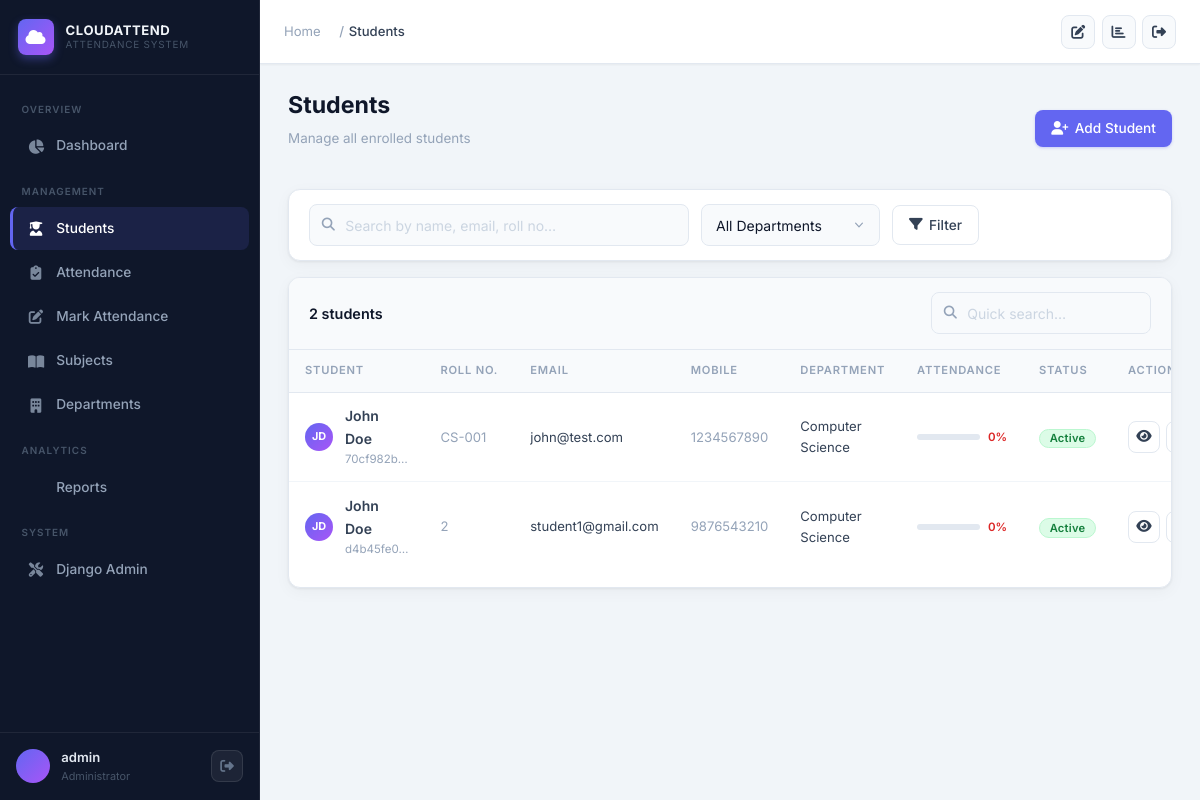
The app's page /students/ (signed in) with its own data.
### api_v1/models.py (models this page shows, shortened)
class TimeStampedModel(models.Model):
    created_at = models.DateTimeField(auto_now_add=True)
    updated_at = models.DateTimeField(auto_now=True)
    class Meta:
        abstract = True

class Student(TimeStampedModel):
    student_id = models.CharField(
        primary_key=True, default=generate_uuid, editable=False, max_length=200
    )
    user = models.OneToOneField(
        User, on_delete=models.SET_NULL, null=True, blank=True,
        related_name='student_profile'
    )
    first_name = models.CharField(max_length=200)
    last_name = models.CharField(max_length=200)
    address = models.TextField(blank=True)
    email = models.EmailField(unique=True)
    mobile_no = models.CharField(max_length=15)
    department = models.ForeignKey(
        Department, on_delete=models.SET_NULL, null=True, blank=True,
        related_name='students'
    )
    roll_number = models.CharField(max_length=50, blank=True)
    profile_photo = models.ImageField(
        upload_to='student_photos/', null=True, blank=True
    )
    is_active = models.BooleanField(default=True)
    @property
    def full_name(self):
        return f"{self.first_name} {self.last_name}"
    def attendance_percentage(self):
        total = self.attendances.count()
        if not total:
            return 0
        present = self.attendances.filter(status='Present').count()
        return round((present / total) * 100, 1)
    class Meta:
        ordering = ['first_name', 'last_name']

class Department(TimeStampedModel):
    name = models.CharField(max_length=100, unique=True)
    code = models.CharField(max_length=20, unique=True)
    description = models.TextField(blank=True)
    class Meta:
        ordering = ['name']

### api_v1/views.py (the view)
# urls.py: path('students/', views.student_list, name='student_list'),
@login_required
def student_list(request):
    guard = _require_admin(request)
    if guard:
        return guard
    q = request.GET.get('q', '')
    dept = request.GET.get('dept', '')
    students = Student.objects.select_related('department').filter(is_active=True)
    if q:
        students = students.filter(
            Q(first_name__icontains=q) | Q(last_name__icontains=q) |
            Q(email__icontains=q) | Q(roll_number__icontains=q)
        )
    if dept:
        students = students.filter(department_id=dept)
    departments = Department.objects.all()
    context = {'students': students, 'departments': departments, 'q': q, 'dept': dept}
    return render(request, 'students/list.html', context)

### api_v1/context_processors.py (called while the page is built)
def user_role(request):
    is_student = (
        request.user.is_authenticated
        and request.user.groups.filter(name='Student').exists()
    )
    return {'user_is_student': is_student}

### api_v1/views.py (called while the page is built)
def is_student(user) -> bool:
    return user.groups.filter(name='Student').exists()

def _require_admin(request):
    if is_student(request.user):
        return redirect('student_dashboard')
    return None

### templates/students/list.html (shortened to what this page needs)
{% extends "base.html" %}
{% block breadcrumb %}
  <li class="breadcrumb-item active">Students</li>
{% endblock %}
{% block content %}
<div class="page-header d-flex align-center justify-between flex-wrap gap-3 fade-in">
  <div>
    <h1 class="page-title">Students</h1>
    <p class="page-subtitle">Manage all enrolled students</p>
  </div>
  <a href="{% url 'student_create' %}" class="btn btn-primary">
    <i class="fas fa-user-plus"></i> Add Student
  </a>
</div>
<div class="card fade-in-delay-1" style="margin-bottom:1rem">
  <div class="card-body" style="padding:.85rem 1.25rem">
    <form method="get" style="display:flex;gap:.75rem;flex-wrap:wrap;align-items:center">
      <div class="search-bar" style="flex:1;min-width:200px">
        <i class="fas fa-search"></i>
        <input type="text" name="q" value="{{ q }}" class="form-control"
               placeholder="Search by name, email, roll no…" />
      </div>
      <select name="dept" class="form-select" style="width:auto">
        <option value="">All Departments</option>
      </select>
      <button type="submit" class="btn btn-outline"><i class="fas fa-filter"></i> Filter</button>
    </form>
  </div>
</div>
<div class="card fade-in-delay-2">
  <div class="card-header">
    <span class="card-title">{{ students|length }} student{{ students|length|pluralize }}</span>
    <div style="display:flex;gap:.5rem;align-items:center">
      <div class="search-bar" style="max-width:220px">
        <i class="fas fa-search"></i>
        <input type="text" id="tableSearch" class="form-control" placeholder="Quick search…" />
      </div>
    </div>
  </div>
  <div class="table-container">
    {% if students %}
    <table class="table searchable-table">
      <thead>
        <tr>
          <th>Student</th>
          <th>Roll No.</th>
          <th>Email</th>
          <th>Mobile</th>
          <th>Department</th>
          <th>Attendance</th>
          <th>Status</th>
          <th>Actions</th>
        </tr>
      </thead>
      <tbody>
        {% for s in students %}
        <tr>
          <td>
            <div style="display:flex;align-items:center;gap:.75rem">
              <div class="avatar sm">{{ s.first_name|slice:":1" }}{{ s.last_name|slice:":1" }}</div>
              <div>
                <div class="fw-600" style="font-size:.875rem">{{ s.full_name }}</div>
                <div class="fs-xs text-muted">{{ s.student_id|slice:":8" }}…</div>
              </div>
            </div>
          </td>
          <td class="fs-sm text-muted">{{ s.roll_number|default:"—" }}</td>
          <td class="fs-sm">{{ s.email }}</td>
          <td class="fs-sm text-muted">{{ s.mobile_no }}</td>
          <td class="fs-sm">{{ s.department.name|default:"—" }}</td>
          <td>
            {% with pct=s.attendance_percentage %}
            <div style="display:flex;align-items:center;gap:.5rem;min-width:90px">
              <div class="progress-bar-wrap" style="flex:1">
              </div>
              <span class="fs-xs fw-600 {% if pct >= 75 %}text-success{% elif pct >= 50 %}text-warning{% else %}text-danger{% endif %}">{{ pct }}%</span>
            </div>
            {% endwith %}
          </td>
          <td><span class="badge {% if s.is_active %}badge-active{% else %}badge-inactive{% endif %}">{% if s.is_active %}Active{% else %}Inactive{% endif %}</span></td>
          <td>
            <div style="display:flex;gap:.35rem">
              <a href="{% url 'student_detail' s.student_id %}" class="btn btn-outline btn-icon" title="View"><i class="fas fa-eye"></i></a>
              <a href="{% url 'student_edit' s.student_id %}" class="btn btn-outline btn-icon" title="Edit"></a>
            </div>
          </td>
        </tr>
        {% endfor %}
      </tbody>
    </table>
    {% else %}
    <div class="empty-state">
      <i class="fas fa-user-graduate"></i>
      <p>No students found{% if q %} for "{{ q }}"{% endif %}.</p>
      <a href="{% url 'student_create' %}" class="btn btn-primary mt-3">Add first student</a>
    </div>
    {% endif %}
  </div>
</div>
{% endblock %}

### templates/base.html (shortened to what this page needs)
{% load static %}
<!DOCTYPE html>
<html lang="en">
<head>
  <link rel="stylesheet" href="https://cdnjs.cloudflare.com/ajax/libs/font-awesome/6.5.2/css/all.min.css" />
  <link rel="stylesheet" href="https://cdn.jsdelivr.net/npm/bootstrap@5.3.3/dist/css/bootstrap.min.css" />
  <link rel="stylesheet" href="{% static 'css/style.css' %}" />
</head>
<body>
<aside class="sidebar" id="sidebar">
  <a href="{% url 'dashboard' %}" class="sidebar-brand">
    <div class="sidebar-brand-icon">
      <i class="fas fa-cloud"></i>
    </div>
    <div class="sidebar-brand-text">
      CloudAttend
      <small>Attendance System</small>
    </div>
  </a>
  <nav class="sidebar-nav">
    <span class="nav-section-label">Overview</span>
    <a href="{% url 'dashboard' %}"
       class="nav-link-item {% if request.resolver_match.url_name == 'dashboard' or request.resolver_match.url_name == 'admin_dashboard' or request.resolver_match.url_name == 'student_dashboard' %}active{% endif %}">
      <span class="nav-icon"><i class="fas fa-chart-pie"></i></span>
      Dashboard
    </a>
    {% if not request.user.groups.all|length or not user_is_student %}
    <span class="nav-section-label">Management</span>
    <a href="{% url 'student_list' %}"
       class="nav-link-item {% if 'student' in request.path and 'dashboard' not in request.path %}active{% endif %}">
      <span class="nav-icon"><i class="fas fa-user-graduate"></i></span>
      Students
    </a>
    <a href="{% url 'attendance_list' %}"
       class="nav-link-item {% if 'attendance' in request.path %}active{% endif %}">
      <span class="nav-icon"><i class="fas fa-clipboard-check"></i></span>
      Attendance
    </a>
    <a href="{% url 'mark_attendance' %}"
       class="nav-link-item {% if request.resolver_match.url_name == 'mark_attendance' %}active{% endif %}">
      <span class="nav-icon"><i class="fas fa-pen-to-square"></i></span>
      Mark Attendance
    </a>
    <a href="{% url 'subject_list' %}"
       class="nav-link-item {% if 'subject' in request.path %}active{% endif %}">
      <span class="nav-icon"><i class="fas fa-book-open"></i></span>
      Subjects
    </a>
    <a href="{% url 'department_list' %}"
       class="nav-link-item {% if 'department' in request.path %}active{% endif %}">
      <span class="nav-icon"><i class="fas fa-building"></i></span>
      Departments
    </a>
    <span class="nav-section-label">Analytics</span>
    <a href="{% url 'reports' %}"
       class="nav-link-item {% if 'report' in request.path %}active{% endif %}">
      <span class="nav-icon"></span>
      Reports
    </a>
    {% endif %}
    <span class="nav-section-label">System</span>
    <a href="/admin/" class="nav-link-item" target="_blank">
      <span class="nav-icon"><i class="fas fa-screwdriver-wrench"></i></span>
      Django Admin
    </a>
  </nav>
  <div class="sidebar-footer">
    <div class="user-avatar">
    </div>
    <div class="user-info">
      <div class="user-name">{{ request.user.get_full_name|default:request.user.username }}</div>
      <div class="user-role">{% if user_is_student %}Student{% else %}Administrator{% endif %}</div>
    </div>
    <form method="post" action="{% url 'logout' %}" class="logout-form">
      <button type="submit" class="logout-btn" title="Sign out">
        <i class="fas fa-right-from-bracket"></i>
      </button>
    </form>
  </div>
</aside>
<div class="main-wrapper">
  <header class="topbar">
    <nav class="topbar-breadcrumb">
      <ol class="breadcrumb">
        <li class="breadcrumb-item"><a href="{% url 'dashboard' %}">Home</a></li>
        {% block breadcrumb %}{% endblock %}
      </ol>
    </nav>
    <div class="topbar-actions">
      <a href="{% url 'mark_attendance' %}" class="topbar-btn" title="Mark Attendance">
        <i class="fas fa-pen-to-square"></i>
      </a>
      <a href="{% url 'reports' %}" class="topbar-btn" title="Reports">
        <i class="fas fa-chart-bar"></i>
      </a>
      <form method="post" action="{% url 'logout' %}" class="topbar-logout">
        <button type="submit" class="topbar-logout-btn" title="Sign out">
          <i class="fas fa-right-from-bracket"></i>
        </button>
      </form>
    </div>
  </header>
  <main class="page-content">
    {% block content %}{% endblock %}
  </main>
</div>
</body>
</html>

### records on screen
Student: first_name "J", last_name "D", full_name "John Doe", student_id "70cf982b", roll_number "CS-001", email "john@test.com", mobile_no "1234567890", department.name "Computer Science", attendance_percentage "0", is_active "Active"
Student: first_name "J", last_name "D", full_name "John Doe", student_id "d4b45fe0", roll_number "2", email "student1@gmail.com", mobile_no "9876543210", department.name "Computer Science", attendance_percentage "0", is_active "Active"

### other values on screen
{{ request.user.get_full_name|default:request.user.username }} "admin"
{{ students|length }} "2"
